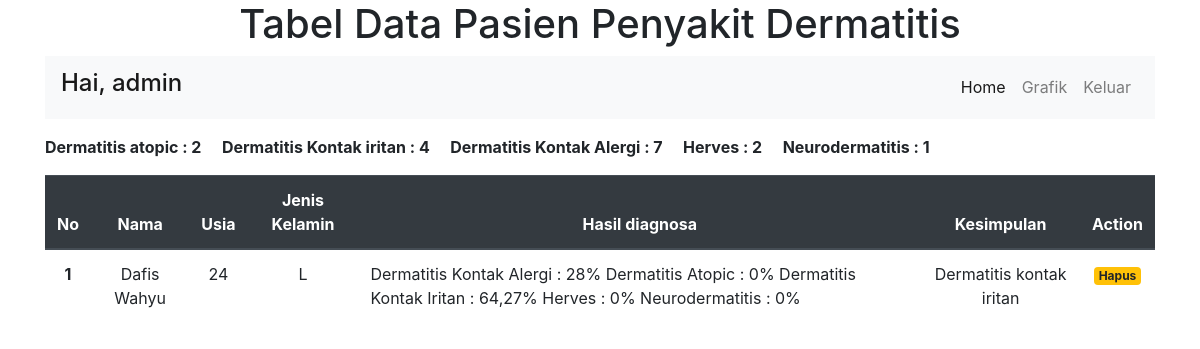
The app's page /admin/detail.php?id=88 (signed in) with its own data.
### tables this page shows
CREATE TABLE `riwayat` (
  `id` int(10) NOT NULL,
  `nama` varchar(50) NOT NULL,
  `usia` varchar(10) NOT NULL,
  `jenkel` varchar(10) NOT NULL,
  `hasil` varchar(255) NOT NULL,
  `kesimpulan` varchar(100) NOT NULL
);

### admin/detail.php (the view, shortened to what this page needs)
<!doctype html>
<html lang="en">
  <head>
    <link rel="stylesheet" href="https://cdn.jsdelivr.net/npm/bootstrap@4.6.0/dist/css/bootstrap.min.css">
  </head>
  <body>
  	<div class="container">
	<?php
	include '../koneksi.php';
	$id = $_GET['id'];
	$data = mysqli_query($sql,"SELECT * FROM riwayat WHERE id = '$id' ");
	 ?>
	 <h1 class="text-center">Tabel Data Pasien Penyakit Dermatitis</h1>
	 <nav class="navbar navbar-expand-lg navbar-light bg-light">
		  <a class="navbar-brand" href="index.php"><h4>Hai, <?= $_SESSION['username']?></h4></a>
		  <div class="collapse navbar-collapse" id="navbarNav">
		    <ul class="navbar-nav ml-auto">
		      <li class="nav-item active">
		        <a class="nav-link" href="index.php">Home <span class="sr-only">(current)</span></a>
		      </li>
		      <li class="nav-item ">
		        <a class="nav-link" href="grafik.php">Grafik</a>
		      </li>
		      <li class="nav-item">
		        <a href="../login/act_logout.php" class="nav-link " onclick="return confirm('Apakah anda ingin keluar?')">Keluar</a>
		      </li>
		    </ul>
		  </div>
		</nav>
	<?php
		$jumlah_atopic = mysqli_query($sql,"SELECT * FROM riwayat WHERE kesimpulan='Dermatitis atopic'");
		$jumlah_iritan = mysqli_query($sql,"SELECT * FROM riwayat WHERE kesimpulan='Dermatitis kontak iritan'");
		$jumlah_alergi = mysqli_query($sql,"SELECT * FROM riwayat WHERE kesimpulan='Dermatitis kontak alergi'");
		$jumlah_Herves = mysqli_query($sql,"SELECT * FROM riwayat WHERE kesimpulan='Herves'");
		$jumlah_neuro = mysqli_query($sql,"SELECT * FROM riwayat WHERE kesimpulan='Neurodermatitis'");
	 ?>
	<div class="label mt-3">
		<b>Dermatitis atopic : <?php echo mysqli_num_rows($jumlah_atopic); ?></b>
		<b class="ml-3">Dermatitis Kontak iritan : <?php echo mysqli_num_rows($jumlah_iritan); ?></b>
		<b class="ml-3">Dermatitis Kontak Alergi : <?php echo mysqli_num_rows($jumlah_alergi); ?></b>
		<b class="ml-3">Herves : <?php echo mysqli_num_rows($jumlah_Herves); ?></b>
		<b class="ml-3">Neurodermatitis : <?php echo mysqli_num_rows($jumlah_neuro); ?></b>
	</div>
	 <table class="table mt-3">
	 	<thead class="thead-dark text-center">
	 		<tr>
		 		<th scope="col">No</th>
		 		<th scope="col">Nama</th>
		 		<th scope="col">Usia</th>
		 		<th scope="col">Jenis Kelamin</th>
		 		<th scope="col">Hasil diagnosa</th>
		 		<th scope="col">Kesimpulan</th>
		 		<th scope="col">Action</th>
		 	</tr>
	 	</thead>
		<?php $no = 1; foreach($data as $d) :?>
		<tbody class="">
	 	<tr >
	 		<td class="text-center" scope="row"><b><?= $no++  ?></b></td>
	 		<td class="text-center" scope="row" class="text-justify"><?= $d['nama']?></td>
	 		<td class="text-center" scope="row"><?= $d['usia']?></td>
	 		<td class="text-center" scope="row"><?= $d['jenkel']?></td>
	 		<td class="" scope="row"><?= $d['hasil']?></td>
	 		<td class="text-center" scope="row" class="text-justify"><?= $d['kesimpulan']?></td>
	 		<td class="text-center">
	 			<a href="delete.php?id=<?php echo $d['id']?>" class="badge badge-warning" onclick="return confirm('Apakah anda ingin menghapus data?')" >Hapus</a>
	 		</td>
	 	</tr>
	 	</tbody>
		<?php endforeach ?>
	 </table>
</body>
</html>

### records on screen
riwayat: nama "Dafis Wahyu", usia "24", jenkel "L", hasil "Dermatitis Kontak Alergi : 28% Dermatitis Atopic : 0% Dermatitis Kontak Iritan : 64,27% Herves : 0% Neurodermatitis : 0%", kesimpulan "Dermatitis kontak iritan"

### other values on screen
$_SESSION['username'] "admin"
mysqli_num_rows($jumlah_atopic) "2"
mysqli_num_rows($jumlah_iritan) "4"
mysqli_num_rows($jumlah_alergi) "7"
mysqli_num_rows($jumlah_Herves) "2"
mysqli_num_rows($jumlah_neuro) "1"
